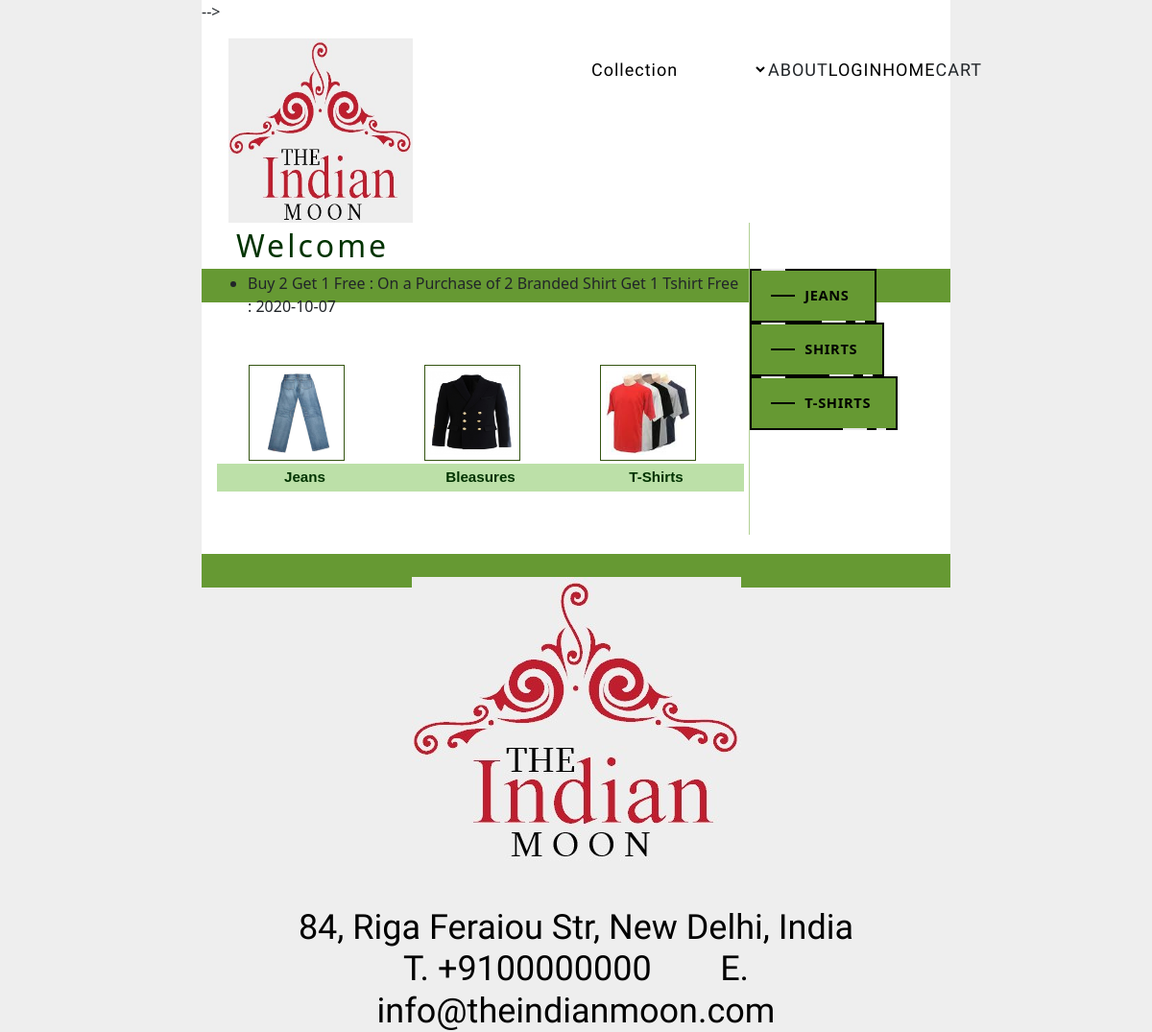
Page /Customer/Offers.php on the committed database.
### tables this page shows
CREATE TABLE `offer_master` (
  `OfferId` int(11) NOT NULL,
  `Offer` varchar(50) NOT NULL,
  `Detail` varchar(200) NOT NULL,
  `Valid` date NOT NULL
);

CREATE TABLE `category_master` (
  `CategoryId` int(11) NOT NULL,
  `CategoryName` varchar(20) NOT NULL,
  `Description` varchar(200) NOT NULL,
  `Image` varchar(100) NOT NULL
);

### Customer/Offers.php (the view, shortened to what this page needs)
<!DOCTYPE html PUBLIC "-//W3C//DTD XHTML 1.0 Transitional//EN" "http://www.w3.org/TR/xhtml1/DTD/xhtml1-transitional.dtd">
<html xmlns="http://www.w3.org/1999/xhtml">
<head>
<link href="style.css" rel="stylesheet" type="text/css" />
</head>
<body>
<div id="wrapper">
  <?php
  include "Header.php";
  ?>
  <div id="content">
    <h2><span style="color:#003300"> Welcome  <?php echo $_SESSION['Name'];?></span></h2>
     <ul>
      <?php
$con = mysqli_connect("localhost","root", "", "shopping");
$sql = "select * from Offer_Master";
$result = mysqli_query($con, $sql);
while($row = mysqli_fetch_array($result))
{
$Offer=$row['Offer'];
$Detail=$row['Detail'];
$Valid=$row['Valid'];
?>
        <li><?php echo $Offer;?> : <?php echo $Detail;?>: <?php echo $Valid;?></li>
      <?php
}
?>
    </ul>
     <table width="100%" border="0" cellspacing="3" cellpadding="3">
       <tr>
         <td>&nbsp;</td>
         <td>&nbsp;</td>
         <td>&nbsp;</td>
       </tr>
       <tr>
         <td><p><img src="img/Jeans.jpg" alt="box" width="100" height="100" hspace="10" align="left" class="imgleft" title="box" /></p></td>
         <td><p><img src="img/asd.jpg" alt="box" width="100" height="100" hspace="10" align="left" class="imgleft" title="box" /></p></td>
         <td><p><img src="img/images.jpg" alt="box" width="100" height="100" hspace="10" align="left" class="imgleft" title="box" /></p></td>
       </tr>
       <tr>
         <td height="26" bgcolor="#BCE0A8"><div align="center" class="style9">Jeans</div></td>
         <td bgcolor="#BCE0A8"><div align="center" class="style9">Bleasures</div></td>
         <td bgcolor="#BCE0A8"><div align="center" class="style9">T-Shirts</div></td>
       </tr>
     </table>
    <p>&nbsp;</p>
  </div>
 <?php
 include "Right.php";
 ?>
   <?php
 include "Footer.php";
 ?>
</div>
</body>
</html>

### Customer/Right.php (shortened to what this page needs)
<div class="container my-5">
<?php
$con = mysqli_connect("localhost","root", "", "shopping");
$sql = "select * from Category_Master";
$result = mysqli_query($con, $sql);
while($row = mysqli_fetch_array($result))
{
$Id=$row['CategoryId'];
$CategoryName=$row['CategoryName'];
?>
<a class="fancy" href="Products.php?CategoryId=<?php echo $Id;?>">
  <span class="top-key"></span>
  <span class="text"><?php echo $CategoryName;?></span>
  <span class="bottom-key-1"></span>
  <span class="bottom-key-2"></span>
</a>
<?php
	}
?>
</div>

### Customer/style.css (style rules this page uses)
body { margin : 0; padding : 0; text-align : left; font : 75% "Trebuchet MS", verdana, arial, sans-serif; line-height : 1.5em; background : #BCE0A8 url(img/bg.jpg) top center repeat-y; color : #000; }
#wrapper { position : relative; width : 780px; margin-right : auto; margin-left : auto; padding : 0; border : 0px solid green; background : #fff; }
.container { width : 770px; height : 35px; margin : 20px 0 10px 5px; background-color:#669933; color:#FFFFCC; }
#content { width : 560px; float : left; margin-top : 0; margin-left : 11px; padding : 5px; border-right : 1px solid #b2d094; }
#content p { padding : 0 20px; }
h2 { margin : 20px; font-size : 140%; letter-spacing : 3px; background : inherit; color : green; }
a:link, a:visited { text-decoration : none; background : inherit; color : #457C05; }
.imgleft { float : left; border : 1px solid #345411; padding : 5px; margin-right : 15px; }

### Customer/App.css (style rules this page uses)
body { font-family: 'Slabo 27px', serif; background: #eeeeee; overflow-x: hidden; }
.fancy { background-color: transparent; border: 2px solid #000; border-radius: 0; -webkit-box-sizing: border-box; box-sizing: border-box; color: #fff; cursor: pointer; display: inline-block; margin: 0 3rem; font-weight: 700; letter-spacing: 0.05em; margin: 0; outline: none; overflow: visible; padding: 1.25em 2em; position: relative; text-align: center; text-decoration: none; text-transform: none; -webkit-transition: all 0.3s ease-in-out; transition: all 0.3s ease-in-out; -webkit-user-select: none; -moz-user-select: none; -ms-user-select: none; user-select: none; font-size: 13px; }
.fancy::before { content: " "; width: 1.5625rem; height: 2px; background: black; top: 50%; left: 1.5em; position: absolute; -webkit-transform: translateY(-50%); transform: translateY(-50%); -webkit-transform-origin: center; transform-origin: center; -webkit-transition: background 0.3s linear, width 0.3s linear; transition: background 0.3s linear, width 0.3s linear; }
.fancy .text { font-size: 1.125em; line-height: 1.33333em; padding-left: 2em; display: block; text-align: left; -webkit-transition: all 0.3s ease-in-out; transition: all 0.3s ease-in-out; text-transform: uppercase; text-decoration: none; color: black; }
.fancy .top-key { height: 2px; width: 1.5625rem; top: -2px; left: 0.625rem; position: absolute; background: #e8e8e8; -webkit-transition: width 0.5s ease-out, left 0.3s ease-out; transition: width 0.5s ease-out, left 0.3s ease-out; }
.fancy .bottom-key-1 { height: 2px; width: 1.5625rem; right: 1.875rem; bottom: -2px; position: absolute; background: #e8e8e8; -webkit-transition: width 0.5s ease-out, right 0.3s ease-out; transition: width 0.5s ease-out, right 0.3s ease-out; }
.fancy .bottom-key-2 { height: 2px; width: 0.625rem; right: 0.625rem; bottom: -2px; position: absolute; background: #e8e8e8; -webkit-transition: width 0.5s ease-out, right 0.3s ease-out; transition: width 0.5s ease-out, right 0.3s ease-out; }

### Customer/Offers.php (style rules this page uses)
.style9 { font-size: 95%; font-weight: bold; color: #003300; font-family: Verdana, Arial, Helvetica, sans-serif; }

### rows in the picture
offer_master: Offer "Buy 2 Get 1 Free", Detail "On a Purchase of 2 Branded Shirt Get 1 Tshirt Free", Valid "2020-10-07"
category_master: CategoryName "JEANS"
category_master: CategoryName "SHIRTS"
category_master: CategoryName "T-SHIRTS"
